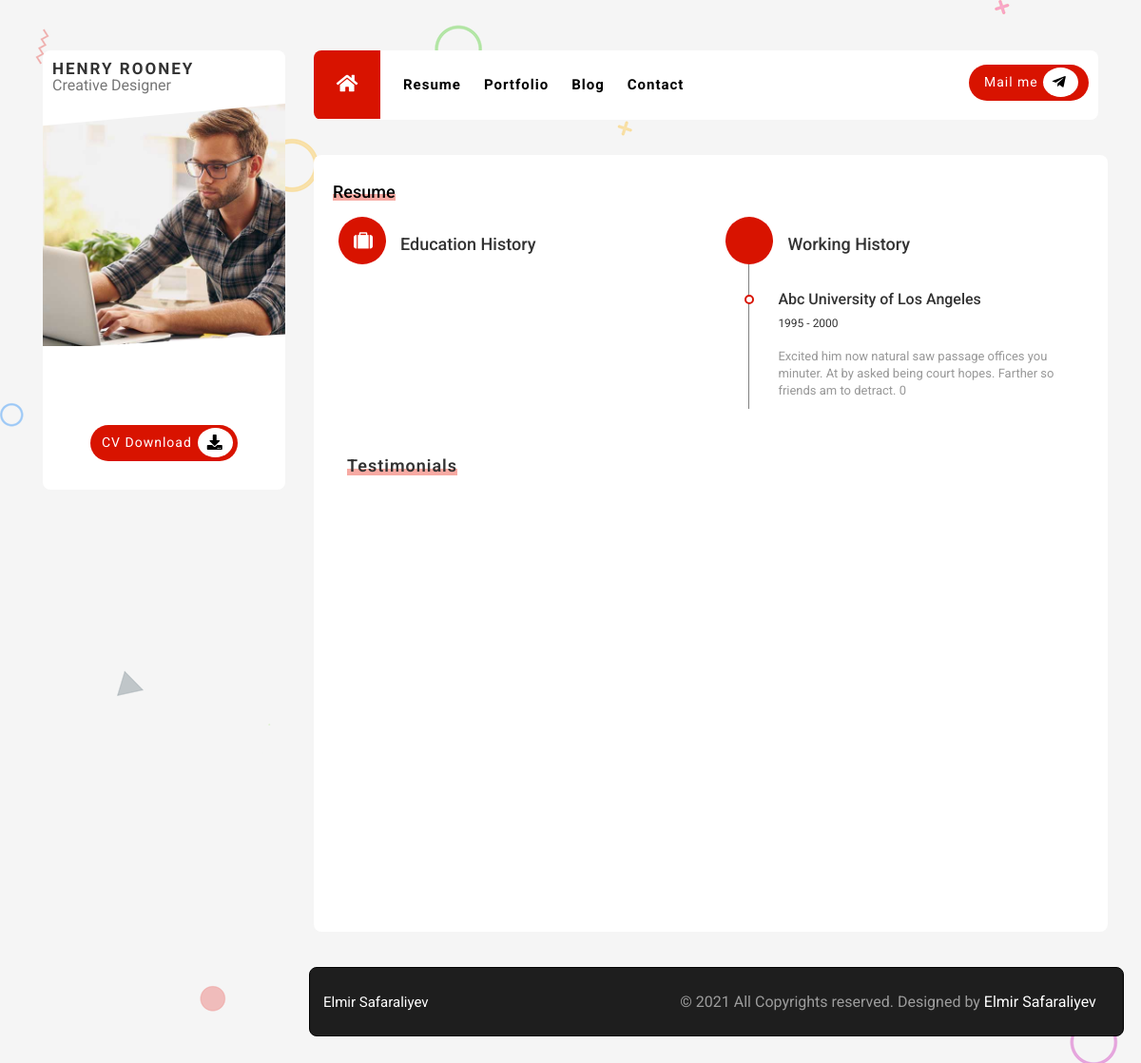
The app's page /resume, older data.
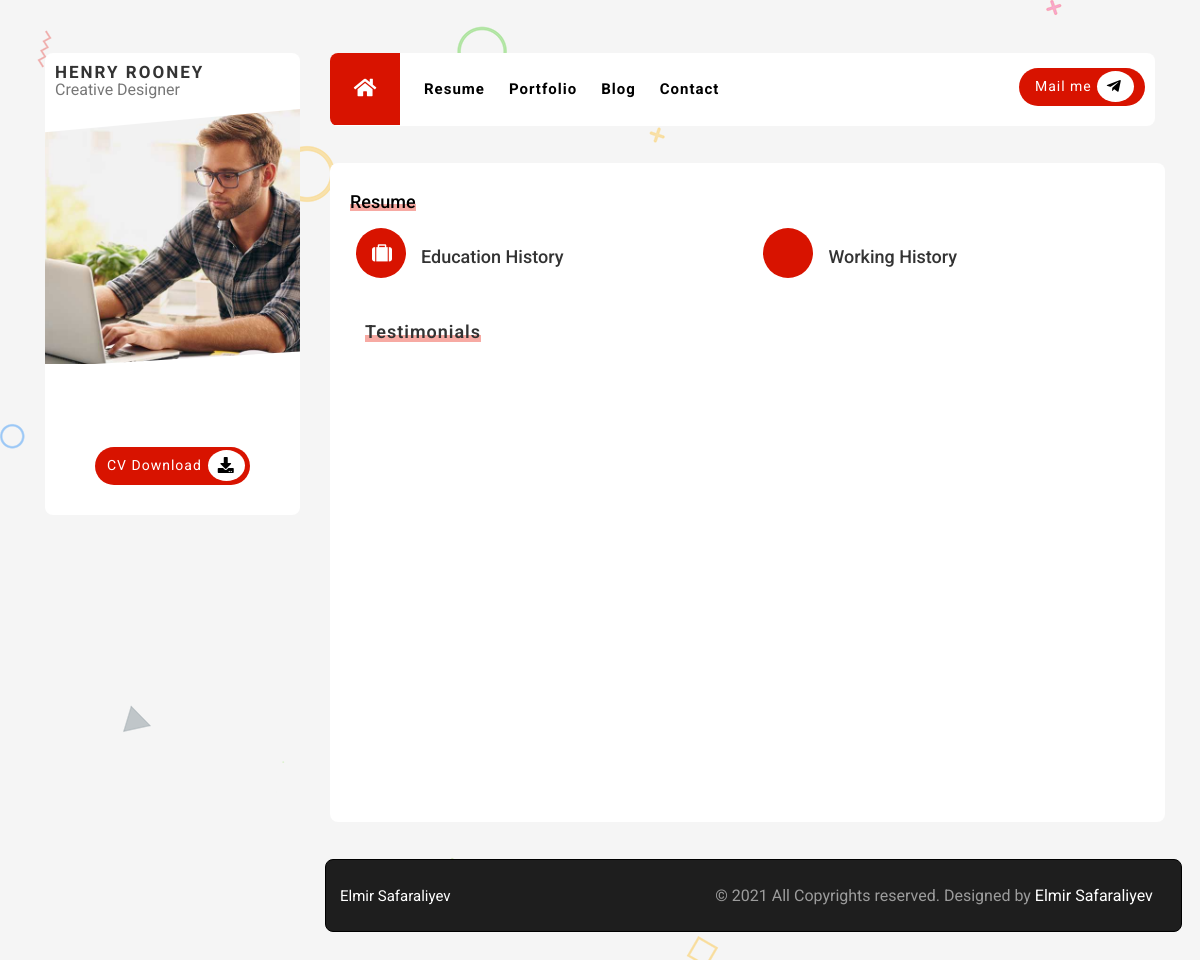
The same page, newer data.
### PROJECT/data.py (models this page shows)
class Workhistory(db.Model):
    __tablename__='Workhistory'
    id=db.Column(db.Integer,primary_key=True)
    title=db.Column(db.String(40))
    startdate=db.Column(db.String(40))
    enddate=db.Column(db.String(40))
    text=db.Column(db.String(100))

### PROJECT/mainroutes.py (the view)
@app.route('/resume')
def resumepage():
    slides = Slides.query.all()
    eduhistorys=Eduhistory.query.all()
    workhistorys=Workhistory.query.all()
    return render_template('app/resumepage.html', slides=slides, eduhistorys=eduhistorys, workhistorys=workhistorys)

### PROJECT/templates/app/resumepage.html (shortened to what this page needs)
{% extends "app/base.html" %}
{% block pages %}
<section class="resume" id="menu2">
    <div class="resumediv">
      <div class="resumeheader">
        <span></span>
        <h1>Resume</h1>
      </div>
      <div class="history">
        <div class="resume1">
          <ul>
            <li class="li-resume-header">
              <i class="fa fa-suitcase"></i>
              <p>Education History</p>
            </li>
          </ul>
        </div>
        <div class="resume2 resume1">
          <ul>
            <li class="li-resume-header">
              <i class="fa fa-graduation-cap"></i>
              <p>Working History</p>
            </li>
            {% for workhistory in workhistorys %}
            <li class="li-resume">
              <h2>{{workhistory.title}}</h2>
              <span>{{workhistory.startdate}} - {{workhistory.enddate}}</span>
              <p>
                {{workhistory.text}} 0
              </p>
            </li>
            {% endfor %}
          </ul>
        </div>
      </div>
    </div>
    <div class="testmotional-header">
      <span></span>
      <h1>Testimonials</h1>
    </div>
    <div class="testmontional">
    </div>
  </section>
{% endblock %}

### PROJECT/templates/app/base.html (shortened to what this page needs)
<!DOCTYPE html>
<html lang="en">
<head>
  <link rel="stylesheet" href="static/app/css/style.css">
  <link rel="stylesheet" href="static/app/css/grid.css">
  <link rel="stylesheet" href="static/app/css/resume.css">
  <link rel="stylesheet" href="static/app/css/contact.css">
  <link rel="stylesheet" href="static/app/css/portfolio.css">
  <link rel="stylesheet" href="static/app/css/grid2.css">
  <link rel="stylesheet" href="static/app/css/blog.css">
  <link rel="stylesheet" href="https://use.fontawesome.com/releases/v5.0.13/css/all.css"
>
  <link rel="stylesheet" href="https://cdnjs.cloudflare.com/ajax/libs/font-awesome/5.15.2/css/all.min.css">
  <link rel="stylesheet" href="https://cdnjs.cloudflare.com/ajax/libs/font-awesome/4.7.0/css/font-awesome.min.css">
  <link rel="stylesheet" href="https://cdn.jsdelivr.net/npm/bootstrap-icons@1.4.0/font/bootstrap-icons.css">
  <link rel="stylesheet" href="https://cdn.jsdelivr.net/npm/bootstrap-icons@1.4.0/font/bootstrap-icons.css">
  <link rel="stylesheet" href="https://cdnjs.cloudflare.com/ajax/libs/OwlCarousel2/2.3.4/assets/owl.carousel.min.css">
</head>
<body>
  <div class="container">
    <div class="row">
      <div class="col-3">
        <div class="profile">
          <div class="profile-name">
            <span class="name">
              HENRY ROONEY
            </span>
            <span class="job">
              Creative Designer
            </span>
          </div>
          <div class="profile-image">
            <img src="../../static/uploads/profile.jpg">
          </div>
          <div class="profile-info">
            <ul class="profileinfolist">
            </ul>
          </div>
          <div class="cvbutton">
            <div class="cvbuttonbox">
              <a class="cvdownload" href="">CV Download</a>
              <div class="downloadiconbox">
                <i class="fas fa-download dwiconbox"></i>
              </div>
            </div>
          </div>
        </div>
      </div>
      <div class="col-9">
        <div class="main">
          <nav>
            {% block menu %}
            <div class="row" id="menu">
              <div class="col-md-8 col-sm-8 col-xs-4" id="menumain">
                <ul class="menu-ul">
                  <li>
                    <a href="/">
                      <div class="homebutton" id="btn1">
                        <i class="fas fa-home"></i>
                      </div>
                    </a>
                  </li>
                  <li> <a class="li" id="btn2" href="/resume">Resume</a></li>
                  <li> <a class="li" id="btn3" href="/portfolio">Portfolio</a></li>
                  <li> <a class="li" id="btn4" href="/blog">Blog</a></li>
                  <li> <a class="li" id="btn5" href="/contact">Contact</a></li>
                </ul>
              </div>
              <div class="col-md-4 col-sm-4 col-xs-8 dynamic" id="social1">
                <div id="mail">
                  <div id="mailbox">
                    <a id="mailto" href="mailto: abc@example.com">Mail me</a>
                    <div id="mailiconbox">
                      <i id="mailicon" class="fab fa-telegram-plane"></i>
                    </div>
                  </div>
                </div>
              </div>
            </div>
            {% endblock %}
          </nav>
        </div>
        <div class="col-12">
          {% block pages %}
          {% endblock %}
          <div class="col-12">
            <div class="footer">
              <h1>Elmir Safaraliyev</h1>
              <h2>© 2021 All Copyrights reserved. Designed by <span>Elmir Safaraliyev</span></h2>
            </div>
          </div>
        </div>
      </div>
    </div>
  </div>
</body>
</html>

### PROJECT/static/app/css/style.css (style rules this page uses)
body { background-image: url(../img/bg.png) !important; background-color: #f5f5f5 !important; font-family: 'Roboto', sans-serif !important; }
.container { height: 1000px; padding-top: 53px; padding-left: 120px; padding-right: 120px; }
.profile { width: 100%; height: auto; margin: 0px; background-color: white; border-radius: 8px; }
.profile-name { line-height: 18px; padding: 10px; position: relative; }
.name { font-size: 1.063rem; color: #333333; font-weight: 700; line-height: 18px; letter-spacing: 2px; display: block; }
.job { font-size: 0.813; color: #777777; line-height: 18px; font-weight: 400; }
.profile-image { height: auto; width: 100%; overflow: hidden; clip-path: polygon(0 9%, 100% 0, 100% 94%, 0% 100%); }
.profile-info { position: relative; top: 10px; }
.profile-image img { width: 100%; height: 100%; }
.profileinfolist { font-size: 13px; padding-top: 40px; padding-left: 20px; padding-right: 10px; }
.cvbutton { padding-top: 40px; display: flex; justify-content: center; padding-bottom: 30px; }
.cvbuttonbox { width: 155px; height: 38px; letter-spacing: 1px; background-color: #d81300; border-radius: 45px; }
.downloadiconbox { display: inline; padding-top: 6px; padding-bottom: 6px; background-color: white; border-radius: 50%; Box-sizing: border-box; }
.dwiconbox { padding: 10px; }
.cvdownload { font-size: 14px; padding-bottom: 20px; line-height: 37px; padding-left: 12px; padding-right: 6px; display: inline; float: left; color: #ffffff; text-decoration: none; font-weight: 400; }
.menu-ul li { float: left; text-align: center; position: relative; height: 100%; }
.li { display: block; color: black; text-align: center; padding-left: 24px; text-decoration: none; font-size: 15px; font-weight: 700; line-height: 73px; letter-spacing: 1px; }
#menu { margin-left: 0px; background-color: white; width: 851px; border-radius: 8px; overflow: hidden; }
#menumain { padding: 0; position: relative; }
#social1 { padding-right: 10px; display: flex; justify-content: end; }
#mail { float: left; padding-top: 15px; margin-left: 22px; display: inline; }
#mailbox { width: 126px; height: 38px; letter-spacing: 1px; background-color: #d81300; border-radius: 45px; }
#mailiconbox { display: inline; padding-left: 0px; padding-top: 6px; padding-right: 2px; padding-bottom: 6px; background-color: white; border-radius: 50%; Box-sizing: border-box; }
#mailicon { padding: 10px; }
#mailto { font-size: 14px; padding-bottom: 20px; line-height: 37px; padding-left: 16px; padding-right: 5px; display: inline; float: left; color: #ffffff; text-decoration: none; font-weight: 400; }
.homebutton { background-color: #d81300; width: 70px; height: 72px; padding-top: 35%; font-size: 20px; }
.homebutton i { color: white; }
.footer { margin-top: 37px; margin-bottom: 100px; width: 112%; height: 73px; border: thin solid black; padding: 0; margin-left: -35px; border-radius: 8px; background-color: #1e1e1e; }
.footer h1,h2 { color: #ffffff; }
.footer h1 { display: inline; position: relative; top: 28px; left: 14px; font-size: 0.938rem; }
.footer h2 { text-align: right; padding-top: 12px; padding-right: 28px; color: #9c9c9c; }
.footer h2 span { color: white; }

### PROJECT/static/app/css/portfolio.css (style rules this page uses)
a { text-decoration: none; }

### PROJECT/static/app/css/grid2.css (style rules this page uses)
.col-3 { width: 25%; }
@media screen and (max-width: 1200px) { #menu { width: 100%; } }
@media screen and (max-width: 1200px) { .fa-graduation-cap { top: 80px; left: 375px; } }
@media screen and (max-width: 1200px) { .resume { width: 105%; } }
@media screen and (max-width: 1200px) { #mail { margin-left: 60px; } }

Row changes from the older to the newer data that the page shows:
removed Workhistory: title "Abc University of Los Angeles", startdate "1995", enddate "2000", text "Excited him now natural saw passage offices you minuter. At by asked being court hopes. Farther so friends am to detract."
